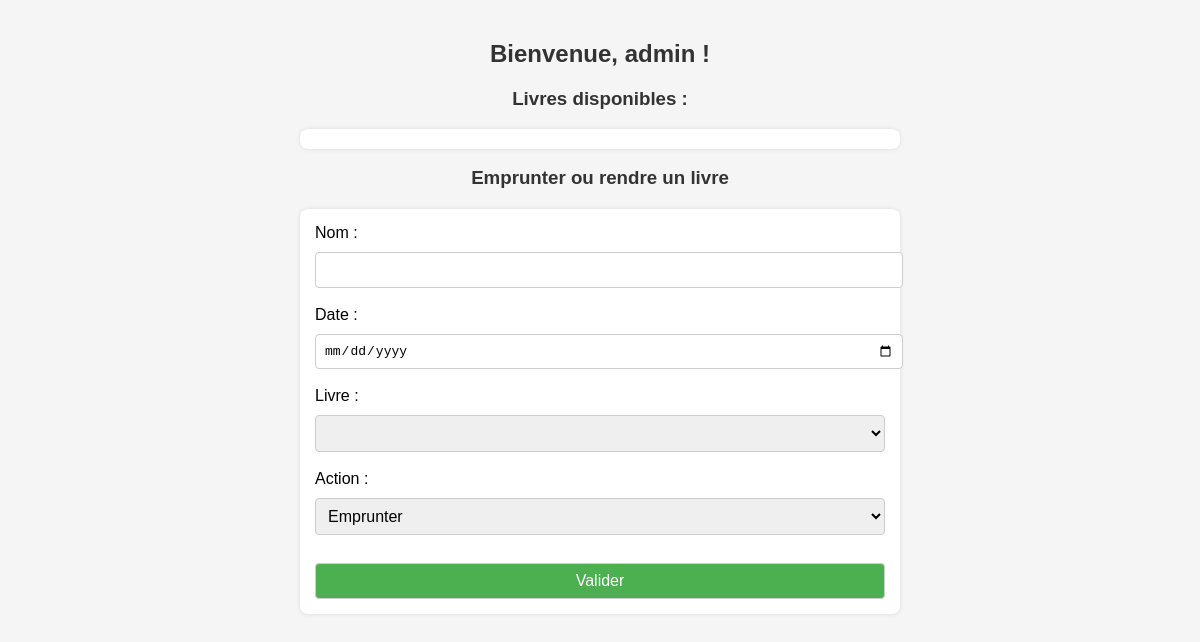
The page /dashboard.php (signed in) on the database as committed earlier.
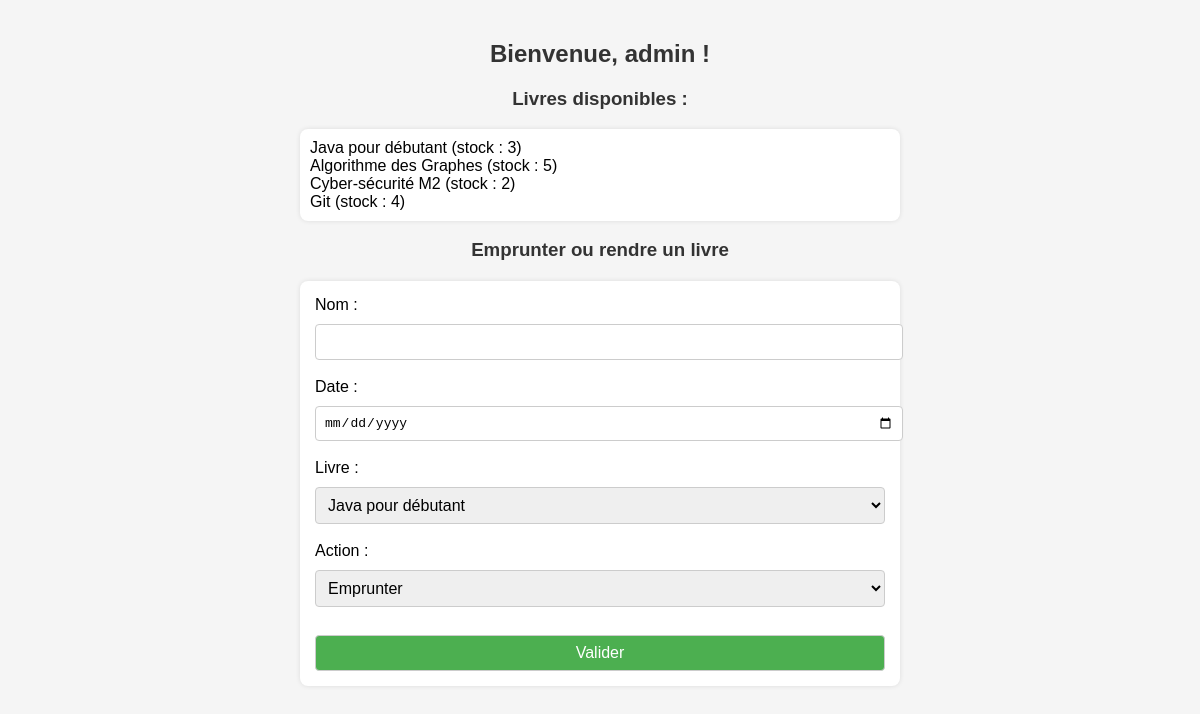
The same page on the database as committed later.
### tables this page shows
CREATE TABLE books (
    id INTEGER PRIMARY KEY AUTOINCREMENT,
    title TEXT NOT NULL,
    quantity INTEGER NOT NULL
);

### dashboard.php (the view, shortened to what this page needs)
<?php
$db = new PDO('sqlite:database.sqlite');
$db->setAttribute(PDO::ATTR_ERRMODE, PDO::ERRMODE_EXCEPTION);
$books = $db->query("SELECT * FROM books")->fetchAll(PDO::FETCH_ASSOC);
?>
<!DOCTYPE html>
<html lang="fr">
<head>
    <link rel="stylesheet" href="styles.css">
</head>
<body>
    <h2>Bienvenue, <?php echo htmlspecialchars($_SESSION["user"]); ?> !</h2>
    <h3>Livres disponibles :</h3>
    <ul>
        <?php foreach ($books as $book): ?>
            <li><?php echo $book["title"] . " (stock : " . $book["quantity"] . ")"; ?></li>
        <?php endforeach; ?>
    </ul>
    <h3>Emprunter ou rendre un livre</h3>
    <form method="POST">
        <label>Nom : <input name="nom" required></label><br>
        <label>Date : <input name="date" type="date" required></label><br>
        <label>Livre :
            <select name="book_id">
                <?php foreach ($books as $book): ?>
                    <option value="<?php echo $book["id"]; ?>"><?php echo $book["title"]; ?></option>
                <?php endforeach; ?>
            </select>
        </label><br>
        <label>Action :
            <select name="action">
                <option value="emprunt">Emprunter</option>
            </select>
        </label><br>
        <button type="submit">Valider</button>
    </form>
</body>
</html>

### styles.css (style rules this page uses)
body { font-family: sans-serif; background-color: #f5f5f5; padding: 20px; max-width: 600px; margin: auto; }
h2, h3 { color: #333; text-align: center; }
form { background: #fff; padding: 15px; border-radius: 8px; box-shadow: 0 0 5px rgba(0,0,0,0.1); margin-top: 20px; }
input, select, button { display: block; width: 100%; margin-top: 10px; padding: 8px; border-radius: 4px; border: 1px solid #ccc; font-size: 1em; }
button { background-color: #4CAF50; color: white; cursor: pointer; }
ul { background: white; padding: 10px; border-radius: 8px; list-style-type: none; box-shadow: 0 0 5px rgba(0,0,0,0.1); }

Rows that differ between the two databases and show on the page:
added books: title "Java pour débutant", quantity "3"
added books: title "Algorithme des Graphes", quantity "5"
added books: title "Cyber-sécurité M2", quantity "2"
added books: title "Git", quantity "4"
Other text that changed with them:
form field book_id: (not shown) → "Java pour débutant"
